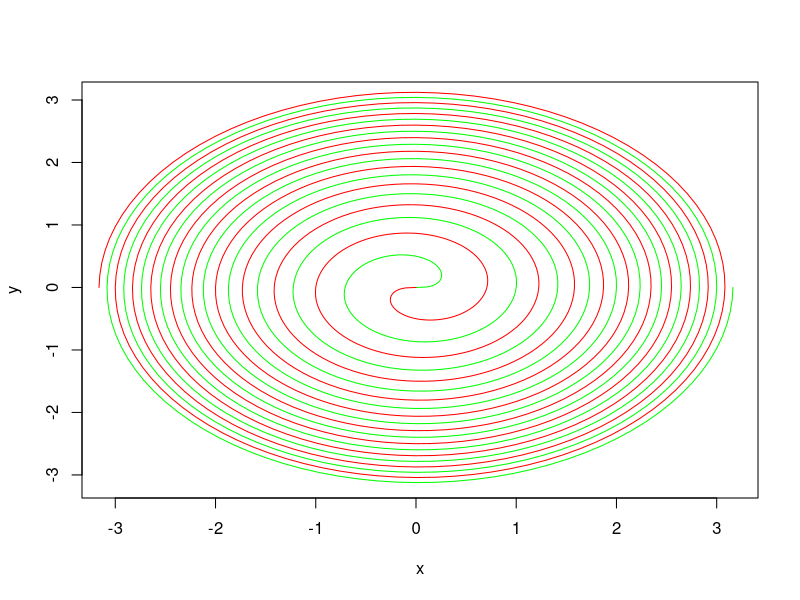

Recreate this plot in R.
# HW1_Prob7

t <- seq(0, 10, by = 0.01)
R <- sqrt(t)
tha <- 2*pi*t
x <- R*cos(tha)
y <- R*sin(tha)
plot(x, y, type = "l", col = "green")
lines(-x, -y, type = "l", col = "red")
